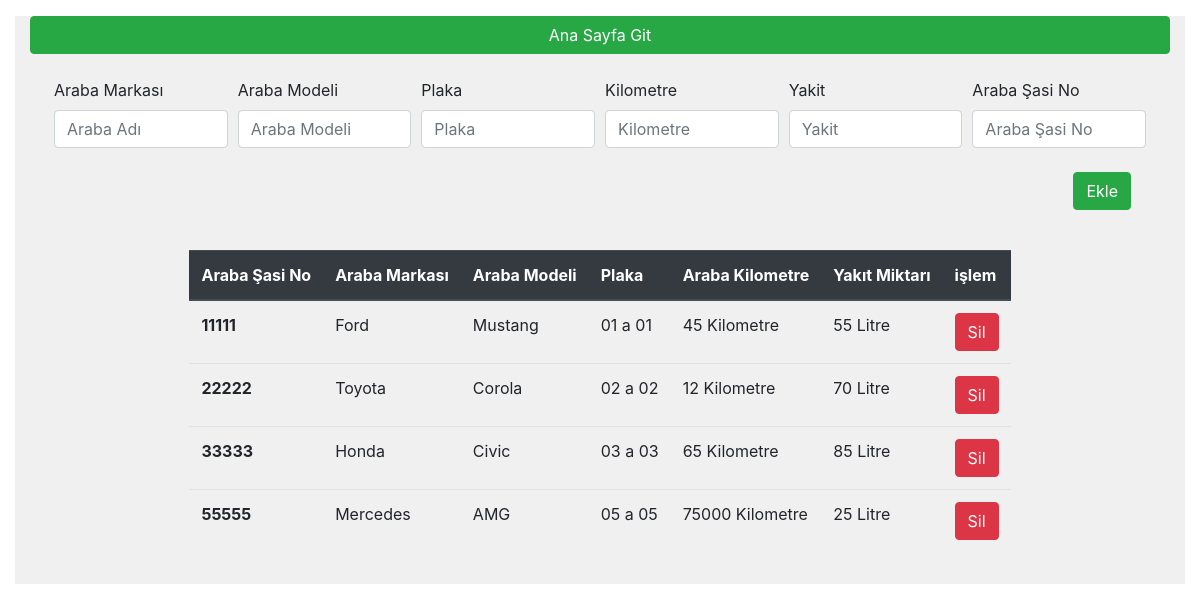
The page /php/arac_ekle_page.php on the database its author committed.
### tables this page shows
CREATE TABLE `arababilgi` (
  `arac_vin` int NOT NULL,
  `plaka` varchar(15) NOT NULL,
  `kilometre` int NOT NULL,
  `yakit` int NOT NULL,
  PRIMARY KEY (`arac_vin`),
  CONSTRAINT `arababilgi_ibfk_1` FOREIGN KEY (`arac_vin`) REFERENCES `arabalar` (`arac_vin`) ON DELETE CASCADE ON UPDATE RESTRICT
);

CREATE TABLE `arabalar` (
  `arac_vin` int NOT NULL,
  `arac_adi` varchar(150) NOT NULL,
  `model_adi` varchar(150) NOT NULL,
  PRIMARY KEY (`arac_vin`)
);

### php/arac_ekle_page.php (the view, shortened to what this page needs)
<?php
$servername = "localhost";
$username = "root";
$password = "espn1997";
$dbname = "arac_kirala";
	$baglanti = new mysqli ($servername,$username,$password,$dbname);
?>
<?php
	$bul_araba = "SELECT * FROM arabalar join arababilgi on arabalar.arac_vin = arababilgi.arac_vin";
	$kayit_araba = $baglanti->query($bul_araba);
?>
<!doctype html>
<html lang="tr">
  <head>
    <link rel="stylesheet" href="https://cdn.jsdelivr.net/npm/bootstrap@4.6.1/dist/css/bootstrap.min.css">
	  <link
    rel="stylesheet"
    href="https://cdnjs.cloudflare.com/ajax/libs/animate.css/4.1.1/animate.min.css"
  />
  </head>
  <body>
<div class="container-fluid mt-3">
  <div class="col-md-12 justify-content-center" style="background-color: #f0f0f0;">
	  <a href="index.php" style="text-decoration: none;"><button type="button" class="btn btn-success mt-3 btn-block">Ana Sayfa Git</button></a>
  <div class="row-md-12 d-flex justify-content-center p-3 m-2" id="musteri_kayit">
	  	<form method="post">
		  <div class="form-row">
			<div class="col">
			  <label for="AracAdi">Araba Markası</label>
			  <input type="text" class="form-control" placeholder="Araba Adı" id="AracAdi" name="araba_marka" value="">
			</div>
			<div class="col">
			  <label for="ModelAdi">Araba Modeli</label>
			  <input type="text" class="form-control" placeholder="Araba Modeli" id="ArabaModeli" name="araba_model" value="">
			</div>
			<div class="col">
			  <label for="plaka">Plaka</label>
			  <input type="text" class="form-control" placeholder="Plaka" id="Plaka" name="plaka" value="">
			</div>
			<div class="col">
			  <label for="Email">Kilometre</label>
			  <input type="text" class="form-control" placeholder="Kilometre" id="kilometre" name="kilometre" value="">
			</div>
			<div class="col">
			  <label for="Yakit">Yakit</label>
			  <input type="text" class="form-control" placeholder="Yakit" id="yakit" name="yakit" value="">
			</div>
			<div class="col">
			  <label for="vin">Araba Şasi No</label>
			  <input type="text" class="form-control" placeholder="Araba Şasi No" id="vin" name="vin" value="">
			</div>
		  </div>
			 <div class="col mt-4">
				 <button type="submit" name="ekle" class="btn btn-success float-right">Ekle</button>
			 </div>
		</div>
	  <div class="row-md-12 d-flex justify-content-center p-3 m-2">
		  <form method="get" action="">
		  <table class="table">
			  <thead class="thead-dark">
				<tr>
				  <th scope="col">Araba Şasi No</th>
				  <th scope="col">Araba Markası</th>
				  <th scope="col">Araba Modeli</th>
				  <th scope="col">Plaka</th>
				  <th scope="col">Araba Kilometre</th>
				  <th scope="col">Yakıt Miktarı</th>
					<th scope="col">işlem</th>
				</tr>
			  </thead>
			  <tbody>
				<?php while($sonuc=mysqli_fetch_assoc($kayit_araba)) {?>
				<tr>
				  <th scope="row"><?php echo $sonuc["arac_vin"]; ?></th>
				  <td><?php echo $sonuc["arac_adi"]; ?></td>
				  <td><?php echo $sonuc["model_adi"]; ?></td>
				  <td><?php echo $sonuc["plaka"]; ?></td>
				  <td><?php echo $sonuc["kilometre"]." Kilometre"; ?></td>
				  <td><?php echo $sonuc["yakit"]." Litre"; ?></td>
				  <td><a href="?sil=<?=$sonuc['arac_vin']?>" type="submit" class="btn btn-danger" name="sil">Sil</a></td>
				</tr>
				<?php } ?>
			  </tbody>
			</table>
		</form>
	  </div>
  </div>
</div>
  </body>
</html>

### rows shown on the page
arababilgi: arac_vin "11111", arac_vin.arac_adi "Ford", arac_vin.model_adi "Mustang", plaka "01 a 01", kilometre "45", yakit "55"
arababilgi: arac_vin "22222", arac_vin.arac_adi "Toyota", arac_vin.model_adi "Corola", plaka "02 a 02", kilometre "12", yakit "70"
arababilgi: arac_vin "33333", arac_vin.arac_adi "Honda", arac_vin.model_adi "Civic", plaka "03 a 03", kilometre "65", yakit "85"
arababilgi: arac_vin "55555", arac_vin.arac_adi "Mercedes", arac_vin.model_adi "AMG", plaka "05 a 05", kilometre "75000", yakit "25"
